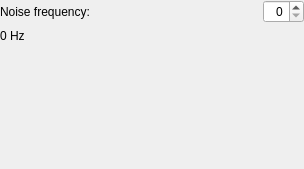
<?xml version="1.0" encoding="UTF-8"?>
<ui version="4.0">
 <class>SSGNoiseFreqWidget</class>
 <widget class="QWidget" name="SSGNoiseFreqWidget">
  <property name="geometry">
   <rect>
    <x>0</x>
    <y>0</y>
    <width>304</width>
    <height>169</height>
   </rect>
  </property>
  <property name="windowTitle">
   <string>Form</string>
  </property>
  <layout class="QVBoxLayout" name="verticalLayout">
   <property name="leftMargin">
    <number>0</number>
   </property>
   <property name="topMargin">
    <number>0</number>
   </property>
   <property name="rightMargin">
    <number>0</number>
   </property>
   <property name="bottomMargin">
    <number>0</number>
   </property>
   <item>
    <layout class="QGridLayout" name="gridLayout">
     <item row="0" column="0">
      <widget class="QLabel" name="label">
       <property name="text">
        <string>Noise frequency:</string>
       </property>
      </widget>
     </item>
     <item row="0" column="1">
      <spacer name="horizontalSpacer">
       <property name="orientation">
        <enum>Qt::Horizontal</enum>
       </property>
       <property name="sizeHint" stdset="0">
        <size>
         <width>40</width>
         <height>20</height>
        </size>
       </property>
      </spacer>
     </item>
     <item row="0" column="2">
      <widget class="QSpinBox" name="freqSpinBox">
       <property name="alignment">
        <set>Qt::AlignRight|Qt::AlignTrailing|Qt::AlignVCenter</set>
       </property>
       <property name="maximum">
        <number>31</number>
       </property>
      </widget>
     </item>
     <item row="1" column="0">
      <widget class="QLabel" name="freqLabel">
       <property name="text">
        <string>0 Hz</string>
       </property>
      </widget>
     </item>
    </layout>
   </item>
   <item>
    <spacer name="verticalSpacer">
     <property name="orientation">
      <enum>Qt::Vertical</enum>
     </property>
     <property name="sizeHint" stdset="0">
      <size>
       <width>20</width>
       <height>93</height>
      </size>
     </property>
    </spacer>
   </item>
  </layout>
 </widget>
 <resources/>
 <connections/>
</ui>
